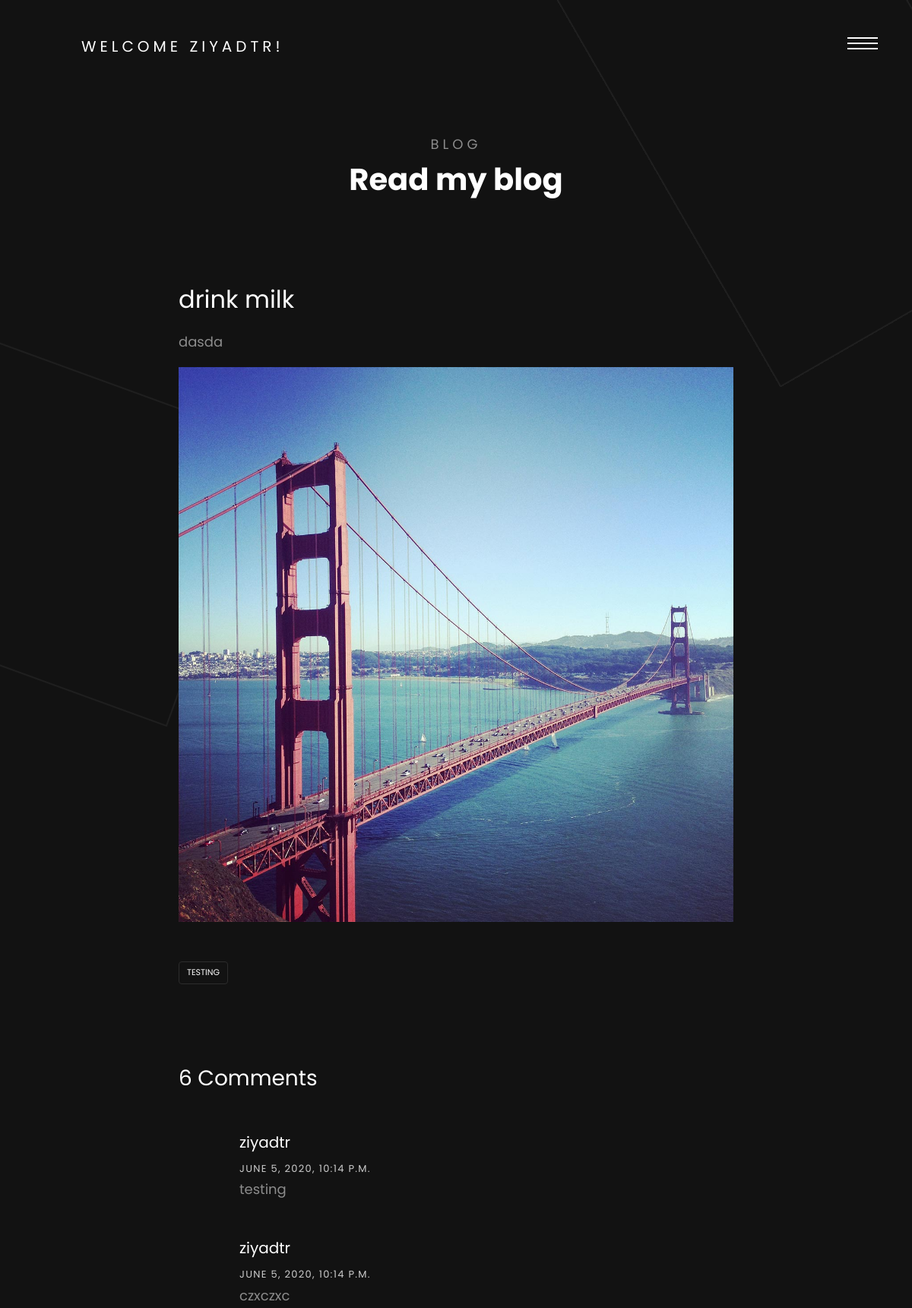
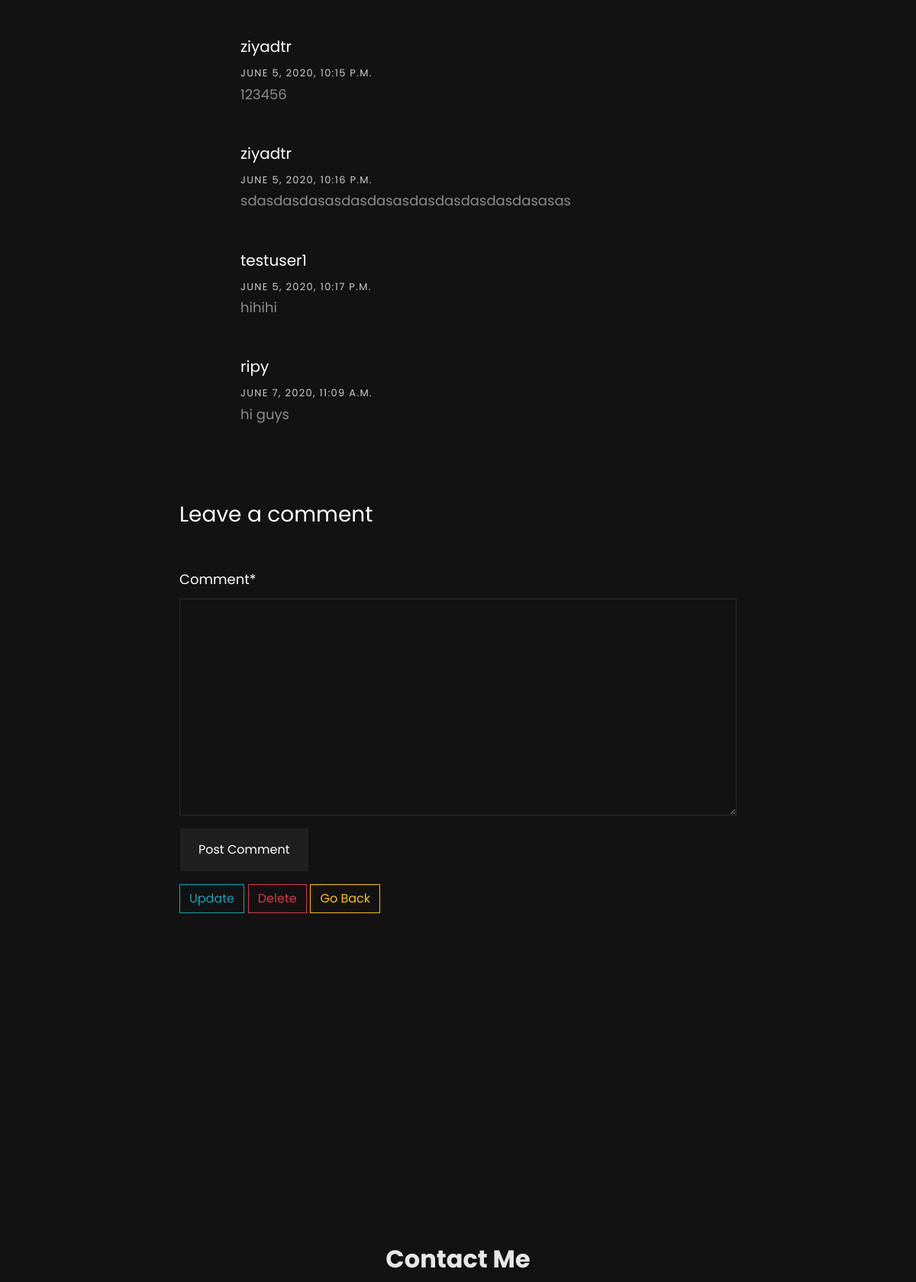
Page /blog/post/2/ (signed in, upper part) on the committed database (2 pictures, top to bottom).
### blog/models.py (models this page shows, shortened)
class Post(models.Model):
	user = models.ForeignKey(User, on_delete=models.CASCADE, null=True)
	title = models.CharField(max_length=100, null=True)
	content = RichTextField(blank=True, null=True)
	img = models.ImageField(null=True, blank=True)
	date_created = models.DateTimeField(auto_now_add=True, null=True)
	tag = models.ManyToManyField(Tag)

class Tag(models.Model):
	name = models.CharField(max_length=50, null=True)

class Comment(models.Model):
	post = models.ForeignKey(Post, on_delete=models.CASCADE, null=True)
	user = models.ForeignKey(User, on_delete=models.CASCADE, null=True)
	comment = models.TextField(max_length=300, null=True)
	created_date = models.DateTimeField(auto_now_add=True, null=True)

### blog/views.py (the view, shortened to what this page needs)
# urls.py: path('post/<str:pk>/', views.post_details, name='post-details'),
def post_details(request, pk):
	post = Post.objects.get(id=pk)
	user = request.user
	tags = post.tag.all()
	comments = post.comment_set.all()
	no_of_comments = comments.count()
	new_comment = None
	form = CommentForm()
	context = {
	'post': post,
	'tags': tags,
	'form': form,
	'comments': comments,
	'no_of_comments': no_of_comments,
	'user': user
	}
	return render(request, 'blog/post_details.html', context)

### blog/forms.py
class CommentForm(ModelForm):
	class Meta:
		model = Comment
		fields = ['comment']

### blog/templates/blog/post_details.html (shortened to what this page needs)
{% extends 'blog/base.html' %}
{% load crispy_forms_tags %}
{% load static %}
{% block content %}
<section class="ftco-section">
  <div class="container mt-5">
    <div class="row justify-content-center mb-5 pb-5">
      <div class="col-md-7 text-center heading-section ftco-animate">
        <span>Blog</span>
        <h2>Read my blog</h2>
      </div>
    </div>
    <div class="row d-flex justify-content-center">
      <div class="col-md-8">
        <h2 class="mb-3">{{post.title}}</h2>
        <p>{{post.content|safe}}</p>
        <p>
          <img src="{{post.img.url}}" alt="" class="img-fluid">
        </p>
        <div class="tag-widget post-tag-container mb-5 mt-5">
          <div class="tagcloud">
            {% for tag in tags %}
            <a href="#" class="tag-cloud-link">{{tag.name}}</a>
            {% endfor %}
          </div>
          <div class="pt-5 mt-5">
            <h3 class="mb-5">{{no_of_comments}} Comments</h3>
            {% for comment in comments %}
            <ul class="comment-list">
              <li class="comment">
                <div class="vcard bio">
                </div>
                <div class="comment-body">
                  <h3>{{comment.user}}</h3>
                  <div class="meta">{{comment.created_date}}</div>
                  <p>{{comment.comment}}</p>
                </div>
              </li>
              {% endfor %}
            </ul>
            {% if user.is_authenticated %}
            <div class="comment-form-wrap pt-5">
              <h3 class="mb-5">Leave a comment</h3>
              <form action="", method="POST">
                <div class="form-group">
                  {{form|crispy}}
                </div>
                <div class="form-group">
                  <input type="submit" value="Post Comment" class="btn py-3 px-4 btn-primary">
                </div>
              </form>
            </div>
            {% else %}
            <div class="comment-form-wrap pt-5">
              <h5 class="mb-5">You need to login in order to add comments to this post</h5>
              <span><a href="{% url 'register' %}">Sign Up</a><br></span> <span><a href="{% url 'login-page' %}">Sign In</a></span>
            </div>
            {% endif %}
          </div>
          {% if post.user == user %}
          <span><a class="btn btn-outline-info" href="{% url 'update-post'  post.id %}">Update</a></span>
          <span><a class="btn btn-outline-danger" href="{% url 'delete-post' post.id %}">Delete</a></span>
          {% endif %}
          <sapn><a class="btn btn-outline-warning" href="{% url 'blog-home' %}">Go Back</a></sapn>
        </div>
      </div>
    </div>
  </section>
  {% endblock content %}

### blog/templates/blog/base.html (shortened to what this page needs)
{% load static %}
<!DOCTYPE html>
<html lang="en">
  <head>
    <link rel="stylesheet" href="{% static 'css/open-iconic-bootstrap.min.css' %}">
    <link rel="stylesheet" href="{% static 'css/animate.css' %}">
    <link rel="stylesheet" href="{% static  'css/owl.theme.default.min.css' %}">
    <link rel="stylesheet" href="{% static 'css/magnific-popup.css' %}">
    <link rel="stylesheet" href="{% static 'css/aos.css' %}">
    <link rel="stylesheet" href="{% static 'css/ionicons.min.css' %}">
    <link rel="stylesheet" href="{% static 'css/bootstrap-datepicker.css' %}">
    <link rel="stylesheet" href="{% static 'css/jquery.timepicker.css' %}">
    <link rel="stylesheet" href="{% static 'css/flaticon.css' %}">
    <link rel="stylesheet" href="{% static 'css/icomoon.css' %}">
    <link rel="stylesheet" href="{% static 'css/style.css' %}">
  </head>
  <body>
    <header>
    <div class="container">
      <div class="row">
        <div class="col-md-12">
          <div class="colorlib-navbar-brand">
            {% if request.user.is_authenticated %}
            <a class="colorlib-logo" href="#">Welcome {{request.user.username}}!</a>
            {% endif %}
          </div>
          <a href="#" class="js-colorlib-nav-toggle colorlib-nav-toggle"><i></i></a>
        </div>
      </div>
    </div>
  </header>
    {% block content %}
    {% endblock content %}
    <footer class="ftco-footer ftco-bg-dark ftco-section">
        <div class="container">
          <div class="row mb-5 justify-content-center">
            <div class="col-md-5 text-center">
              <div class="ftco-footer-widget mb-5">
                <ul class="ftco-footer-social list-unstyled">
                </ul>
              </div>
              <div class="ftco-footer-widget">
                <h2 class="mb-3">Contact Me</h2>
              </div>
            </div>
          </div>
        </div>
      </footer>
  </body>
</html>

### rows in the picture
Post: title "drink milk", content "dasda", img (picture)
Tag: name "TESTING"
Comment: user "ziyadtr", created_date "JUNE 5, 2020, 10:14 P.M.", comment "testing"
Comment: user "ziyadtr", created_date "JUNE 5, 2020, 10:14 P.M.", comment "czxczxc"
Comment: user "ziyadtr", created_date "JUNE 5, 2020, 10:15 P.M.", comment "123456"
Comment: user "ziyadtr", created_date "JUNE 5, 2020, 10:16 P.M.", comment "sdasdasdasasdasdasasdasdasdasdasdasasas"
Comment: user "testuser1", created_date "JUNE 5, 2020, 10:17 P.M.", comment "hihihi"
Comment: user "ripy", created_date "JUNE 7, 2020, 11:09 A.M.", comment "hi guys"

### other values in the picture
{{ request.user.username }} "ZIYADTR"
{{ no_of_comments }} "6"
